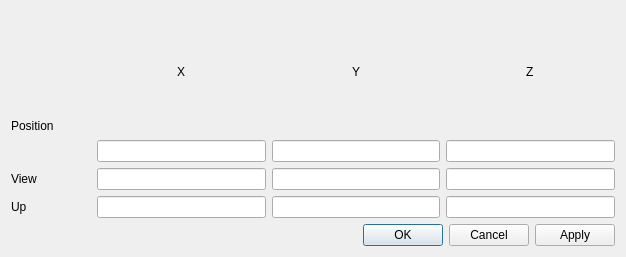
<?xml version="1.0" encoding="UTF-8"?>
<ui version="4.0">
 <class>TourDialog</class>
 <widget class="QDialog" name="TourDialog">
  <property name="geometry">
   <rect>
    <x>0</x>
    <y>0</y>
    <width>626</width>
    <height>257</height>
   </rect>
  </property>
  <property name="windowTitle">
   <string>Dialog</string>
  </property>
  <layout class="QVBoxLayout" name="verticalLayout_6">
   <item>
    <layout class="QVBoxLayout" name="verticalLayout_4">
     <item>
      <layout class="QHBoxLayout" name="horizontalLayout">
       <item>
        <layout class="QVBoxLayout" name="verticalLayout_5">
         <item>
          <widget class="QLabel" name="label_2">
           <property name="text">
            <string/>
           </property>
          </widget>
         </item>
         <item alignment="Qt::AlignHCenter|Qt::AlignVCenter">
          <widget class="QLabel" name="label">
           <property name="minimumSize">
            <size>
             <width>80</width>
             <height>0</height>
            </size>
           </property>
           <property name="text">
            <string>Position</string>
           </property>
          </widget>
         </item>
        </layout>
       </item>
       <item>
        <layout class="QVBoxLayout" name="verticalLayout">
         <item alignment="Qt::AlignHCenter|Qt::AlignVCenter">
          <widget class="QLabel" name="label_x">
           <property name="minimumSize">
            <size>
             <width>0</width>
             <height>30</height>
            </size>
           </property>
           <property name="text">
            <string>X</string>
           </property>
          </widget>
         </item>
         <item>
          <widget class="QLineEdit" name="pos_x"/>
         </item>
        </layout>
       </item>
       <item>
        <layout class="QVBoxLayout" name="verticalLayout_2">
         <item alignment="Qt::AlignHCenter|Qt::AlignVCenter">
          <widget class="QLabel" name="label_3">
           <property name="text">
            <string>Y</string>
           </property>
          </widget>
         </item>
         <item>
          <widget class="QLineEdit" name="pos_y"/>
         </item>
        </layout>
       </item>
       <item>
        <layout class="QVBoxLayout" name="verticalLayout_3">
         <item alignment="Qt::AlignHCenter|Qt::AlignVCenter">
          <widget class="QLabel" name="label_4">
           <property name="text">
            <string>Z</string>
           </property>
          </widget>
         </item>
         <item>
          <widget class="QLineEdit" name="pos_z"/>
         </item>
        </layout>
       </item>
      </layout>
     </item>
     <item>
      <layout class="QHBoxLayout" name="horizontalLayout_2">
       <item alignment="Qt::AlignHCenter|Qt::AlignVCenter">
        <widget class="QLabel" name="label_view">
         <property name="minimumSize">
          <size>
           <width>80</width>
           <height>0</height>
          </size>
         </property>
         <property name="text">
          <string>View</string>
         </property>
        </widget>
       </item>
       <item>
        <widget class="QLineEdit" name="view_x"/>
       </item>
       <item>
        <widget class="QLineEdit" name="view_y"/>
       </item>
       <item>
        <widget class="QLineEdit" name="view_z"/>
       </item>
      </layout>
     </item>
     <item>
      <layout class="QHBoxLayout" name="horizontalLayout_3">
       <item alignment="Qt::AlignHCenter|Qt::AlignVCenter">
        <widget class="QLabel" name="label_6">
         <property name="minimumSize">
          <size>
           <width>80</width>
           <height>0</height>
          </size>
         </property>
         <property name="text">
          <string>Up</string>
         </property>
        </widget>
       </item>
       <item>
        <widget class="QLineEdit" name="up_x"/>
       </item>
       <item>
        <widget class="QLineEdit" name="up_y"/>
       </item>
       <item>
        <widget class="QLineEdit" name="up_z"/>
       </item>
      </layout>
     </item>
    </layout>
   </item>
   <item>
    <widget class="QDialogButtonBox" name="buttonBox">
     <property name="orientation">
      <enum>Qt::Horizontal</enum>
     </property>
     <property name="standardButtons">
      <set>QDialogButtonBox::Apply|QDialogButtonBox::Cancel|QDialogButtonBox::Ok</set>
     </property>
    </widget>
   </item>
  </layout>
 </widget>
 <resources/>
 <connections>
  <connection>
   <sender>buttonBox</sender>
   <signal>accepted()</signal>
   <receiver>TourDialog</receiver>
   <slot>accept()</slot>
   <hints>
    <hint type="sourcelabel">
     <x>248</x>
     <y>254</y>
    </hint>
    <hint type="destinationlabel">
     <x>157</x>
     <y>274</y>
    </hint>
   </hints>
  </connection>
  <connection>
   <sender>buttonBox</sender>
   <signal>rejected()</signal>
   <receiver>TourDialog</receiver>
   <slot>reject()</slot>
   <hints>
    <hint type="sourcelabel">
     <x>316</x>
     <y>260</y>
    </hint>
    <hint type="destinationlabel">
     <x>286</x>
     <y>274</y>
    </hint>
   </hints>
  </connection>
 </connections>
</ui>
